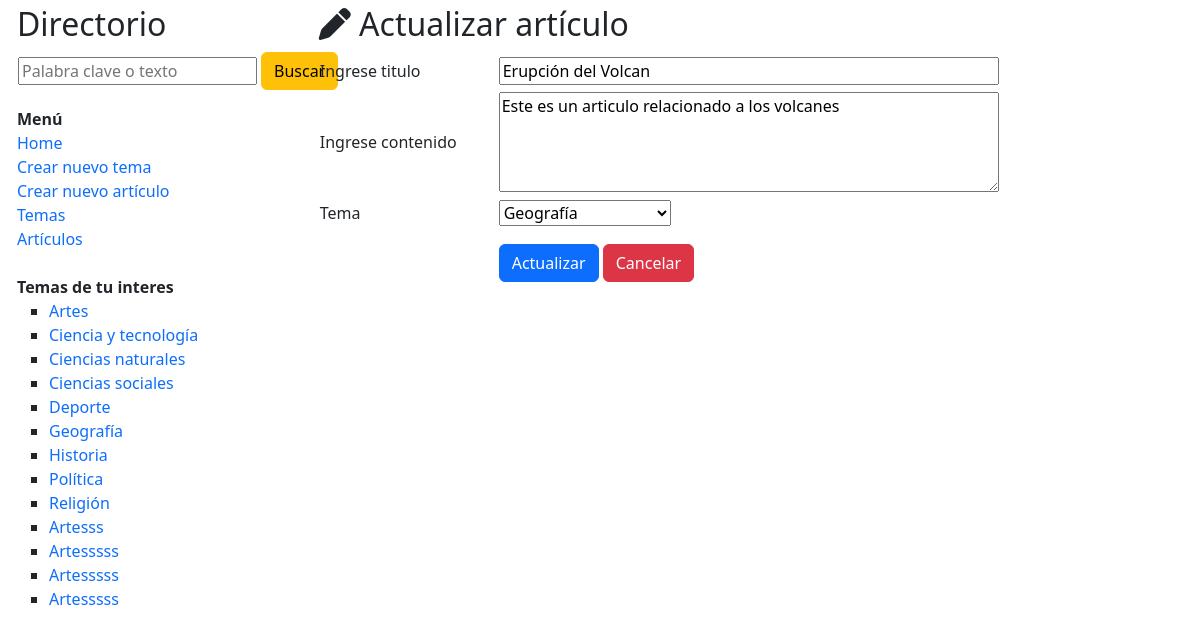
The page /actualizarArticulo/2 on the database as committed earlier.
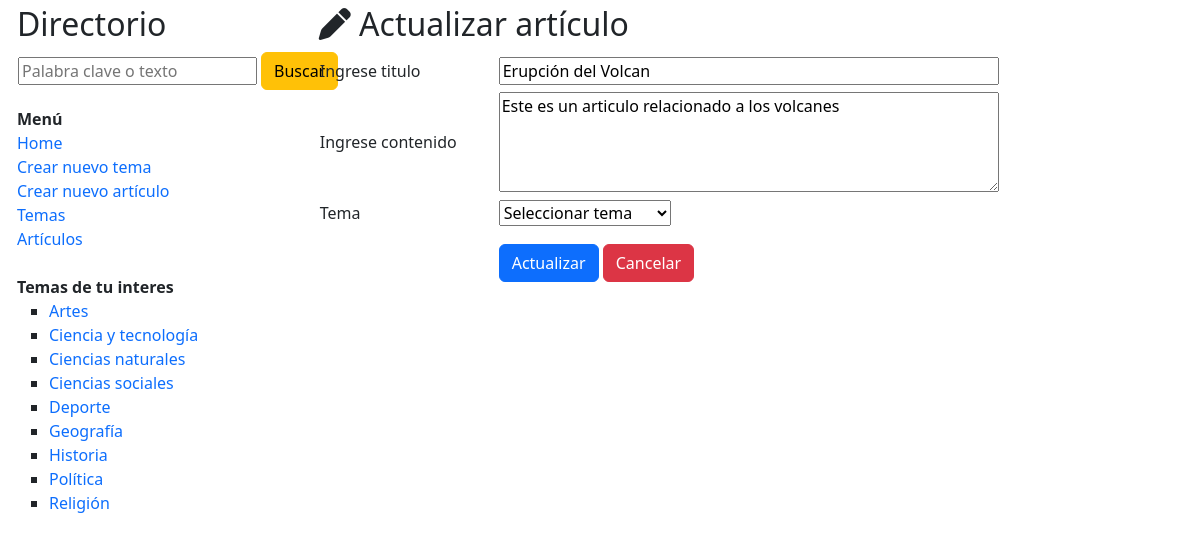
The same page on the database as committed later.
### wikiApp/models.py (models this page shows)
class temaWiki(models.Model):
    nombre = models.CharField(max_length=128, null=True, blank=True)
    descripcion = models.CharField(max_length=512, null=True, blank=True)

### wikiApp/views.py (the view, shortened to what this page needs)
# urls.py: path('actualizarArticulo/<str:idArticulo>', views.actualizarArticulo, name='actualizarArticulo'),
def actualizarArticulo(request, idArticulo):
    objArticulo = articuloWiki.objects.get(id = idArticulo)
    return render(request,'actualizarArticulo.html',{
        'articulo': objArticulo,
        'listaTemas':temaWiki.objects.all()
    })

### wikiApp/templates/actualizarArticulo.html (shortened to what this page needs)
{% extends "layout.html" %}
{% block contenido %}
    <h2><i class="fa-solid fa-pen"></i> Actualizar artículo</h2>
    <form method="post" action="{% url 'wikiApp:actualizarArticulo' articulo.id%}">
        <table>
            <tr height="40">
                <td><label>Ingrese titulo</label></td>
                <td width="40"></td>
                <td><input type="text" style="width:500px;" name="tituloArticulo" value="{{ articulo.titulo }}" required></td>
            </tr>
            <tr height="40">
                <td><label>Ingrese contenido</label></td>
                <td width="40"></td>
                <td><textarea style="width:500px; height: 100px;" name="contenidoArticulo" required>{{ articulo.contenido }}</textarea></td>
            </tr>
            <tr height="40">
                <td><label>Tema</label></td>
                <td width="40"></td>
                <td>
                    <select name="temaArticulo">
                        <option value="">Seleccionar tema</option>
                        {% for tema in listaTemas %}
                            {%if articulo.temaR.id is tema.id %}
                                <option value="{{ tema.id }}" selected>{{ tema.nombre }}</option>
                            {% else %}
                                <option value="{{ tema.id }}">{{ tema.nombre }}</option>
                            {% endif %}
                        {% endfor %}
                    </select>
                </td>
            </tr>
            <tr height="60">
                <td colspan="2"></td>
                <td><input class="btn btn-primary" type="submit" value="Actualizar"> <a class="btn btn-danger" href="javascript: history.go(-1)">Cancelar</a></td>
            </tr>
        </table>
    </form>
{% endblock %}

### wikiApp/templates/layout.html (shortened to what this page needs)
{% load static %}
<html>
<head>
    <link href="https://cdn.jsdelivr.net/npm/bootstrap@5.3.0/dist/css/bootstrap.min.css" rel="stylesheet">
    <link rel="stylesheet" href="https://cdnjs.cloudflare.com/ajax/libs/font-awesome/6.3.0/css/all.min.css" />
    <link rel="stylesheet" href="{% static 'css/estilos.css'%}">
</head>
<body>
    <div class="row" style="margin-left:5px; margin-top:5px">
        <div class="col-3">
            <h2>Directorio</h2>
            <div>
                <form method="post" action="{% url 'wikiApp:buscarArticulo' %}">
                    <table>
                        <tr>
                            <td><input type="text" name="texto" placeholder="Palabra clave o texto"></td>
                            <td width="10"></td>
                            <td><input class="btn btn-warning" type="submit" value="Buscar"></td>
                        </tr>
                    </table>
                </form>
            </div>
            <b>Menú</b>
            <div>
                <a href="{% url 'wikiApp:inicio' %}"  >Home</a>
            </div>
            <div>
                <a href="{% url 'wikiApp:nuevoTema' %}">Crear nuevo tema</a>
            </div>
            <div>
                <a href="{% url 'wikiApp:nuevoArticulo' %}">Crear nuevo artículo</a>
            </div>
            <div>
                <a href="{% url 'wikiApp:temas' %}">Temas</a>
            </div>
            <div>
                <a href="{% url 'wikiApp:articulos' %}">Artículos</a>
            </div>
            <br>
            <div>
                <b>Temas de tu interes</b>
                <ul type="square">
                    {% for tema in listaTemas %}
                        <li><a href="{% url 'wikiApp:verTema' tema.id %}">{{ tema.nombre }}</a></li>
                    {% endfor %}
                </ul>
            </div>
        </div>
        <div class="col-8">
            {% block contenido %}
            {% endblock %}
        </div>
    </div>
</body>
</html>

Rows that differ between the two databases and show on the page:
removed temaWiki: nombre "Artesss"
removed temaWiki: nombre "Artesssss"
removed temaWiki: nombre "Artesssss"
removed temaWiki: nombre "Artesssss"
Other text that changed with them:
form field temaArticulo: "Geografía" → "Seleccionar tema"
